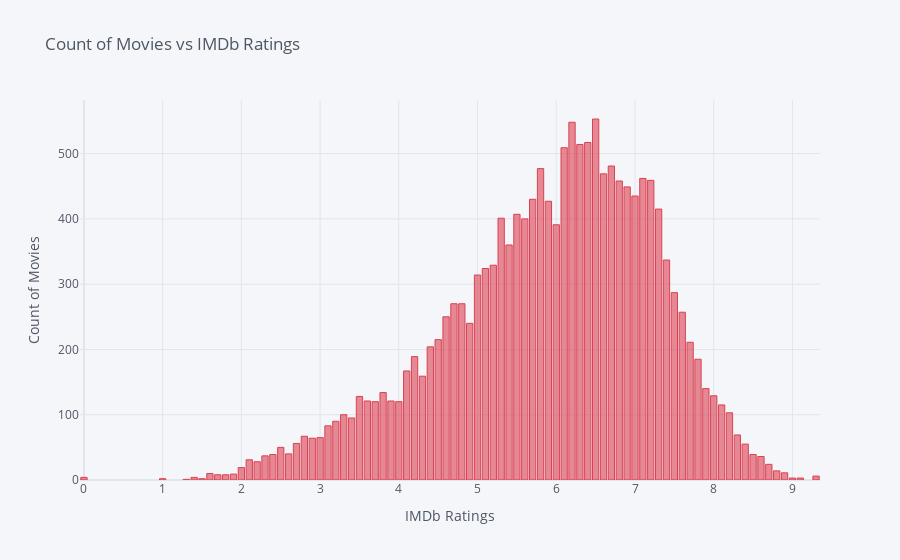

Here is the notebook cell this chart was saved with:
### Markdown cell above
## IMDB Ratings

### Code cell
data['IMDb'].value_counts().iplot(kind="bar", color="Red", xTitle='IMDb Ratings', yTitle="Count of Movies", title = "Count of Movies vs IMDb Ratings")

### Figure 1 — Plotly figure (JSON) as saved in the notebook; plotly's stock layout.template omitted (floating-point values rounded to 4 significant figures)
{"data": [{"marker": {"color": "rgba(219, 64, 82, 0.6)", "line": {"color": "rgba(219, 64, 82, 1.0)", "width": 1}}, "name": "IMDb", "orientation": "v", "text": "", "type": "bar", "x": [6.5, 6.2, 6.4, 6.3, 6.1, 6.7, 5.8, 6.6, 7.1, 7.2, 6.8, 6.9, 7, 5.7, 5.9, 7.3, 5.5, 5.3, 5.6, 6, 5.4, 7.4, 5.2, 5.1, 5, 7.5, 4.7, 4.8, 7.6, 4.6, 4.9, 4.5, 7.7, 4.4, 4.2, 7.8, 4.1, 4.3, 7.9, 3.8, 8, 3.5, 3.9, 3.6, 4, 3.7, 8.1, 8.2, 3.3, 3.4, 3.2, 3.1, 8.3, 2.8, 3, 2.9, 2.7, 8.4, 2.5, 2.6, 2.4, 8.5, 2.3, 8.6, 2.1, 2.2, 8.7, 2, 8.8, 8.9, 1.6, 1.9, 1.7, 1.8, 9.3, 1.4, 0, 9, 9.1, 1, 1.5, 1.3], "y": [553, 548, 517, 514, 509, 481, 477, 469, 462, 459, 458, 449, 435, 430, 427, 415, 407, 401, 400, 391, 360, 337, 329, 324, 314, 287, 270, 270, 257, 250, 240, 215, 211, 204, 189, 185, 167, 159, 140, 134, 129, 128, 121, 121, 120, 120, 115, 103, 100, 95, 90, 83, 69, 67, 65, 64, 56, 55, 50, 40, 39, 39, 37, 36, 31, 28, 24, 19, 14, 11, 10, 9, 8, 8, 6, 4, 4, 3, 3, 2, 2, 1]}], "layout": {"legend": {"bgcolor": "#F5F6F9", "font": {"color": "#4D5663"}}, "paper_bgcolor": "#F5F6F9", "plot_bgcolor": "#F5F6F9", "title": {"font": {"color": "#4D5663"}, "text": "Count of Movies vs IMDb Ratings"}, "xaxis": {"gridcolor": "#E1E5ED", "showgrid": true, "tickfont": {"color": "#4D5663"}, "title": {"font": {"color": "#4D5663"}, "text": "IMDb Ratings"}, "zerolinecolor": "#E1E5ED"}, "yaxis": {"gridcolor": "#E1E5ED", "showgrid": true, "tickfont": {"color": "#4D5663"}, "title": {"font": {"color": "#4D5663"}, "text": "Count of Movies"}, "zerolinecolor": "#E1E5ED"}}}
